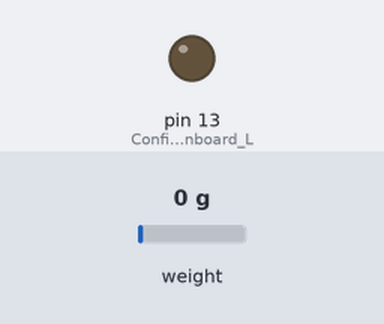
Recording of a sketch running on a simulated Arduino Nano, built with avr-gcc and run on an emulated ATmega328P. On the bench: output pins drawn as LEDs (lit = HIGH). The test bench sets the inputs (shaded band); at power-on: weight on the scale 0 g. Storage starts empty; what the sketch prints to the serial monitor is not drawn.

Above: at 7.6 s.
At 12.86 s:
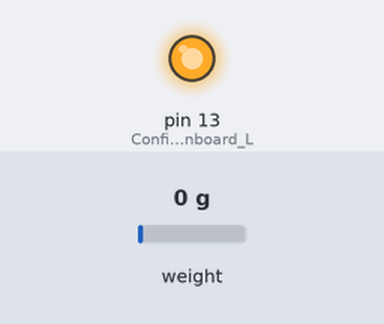
Timing chart, 0 to 29.8 s (numbered marks = the images above):
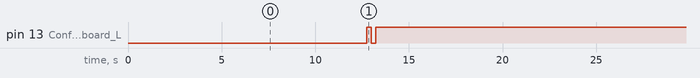

The sketch:

master_bascula_sd.ino
```cpp
//-------------------------------------------------------------------------------------
// HX711_ADC.h
// Arduino master library for HX711 24-Bit Analog-to-Digital Converter for Weigh Scales
// Olav Kallhovd sept2017
// Tested with      : HX711 asian module on channel A and YZC-133 3kg load cell
// Tested with MCU  : Arduino Nano
//-------------------------------------------------------------------------------------
// This is an example sketch on how to use this library for two ore more HX711 modules
// Settling time (number of samples) and data filtering can be adjusted in the config.h file

#include <HX711_ADC.h>
#include <SD.h>
//HX711 constructor (dout pin(verde), sck pin(naranja))
HX711_ADC basc1(A1, A0); //HX711 1


boolean debugger = true;
const int chipSelect = 7;
float a;
long t = 0;
String datos = "";
File archivo;
String cabecera = "basc1";
String file_name="basc1_100gr.TXT";


void setup() {
  pinMode(LED_BUILTIN, OUTPUT);// Configuring the onboard LED for status info (led on= sd card initialized // led flash= writing on SD
  digitalWrite(LED_BUILTIN, LOW);
  if (debugger) {
    Serial.begin(9600);
  }

  delay(10);

  if (debugger) {
    Serial.println();
    Serial.println("Starting...");
    Serial.print("Initializing SD card...");
    // see if the card is present and can be initialized:
    if (!SD.begin(chipSelect)) {
      Serial.println("Card failed, or not present");
     }
    Serial.println("card initialized.");
  }
  if (SD.begin(chipSelect)) {
    digitalWrite(6, HIGH);
  }
  else while(1);

  archivo = SD.open(file_name, FILE_WRITE);
  archivo.println(cabecera);
  archivo.close();

  if (debugger) {
    Serial.println("archivo creado");
  }

  float calValue_1 = 1; // calibration value load cell 1


  basc1.begin();


  long stabilisingtime = 2000; // tare preciscion can be improved by adding a few seconds of stabilising time

  basc1.start(stabilisingtime);


  byte basc1_rdy = 0;


  if (debugger) {
    if (basc1.getTareTimeoutFlag()) {
      Serial.println("Tare timeout, check MCU>HX711 no.1 wiring and pin designations");
    }
  }

  basc1.setCalFactor(calValue_1); // user set calibration value (float)

  if (debugger) {
    Serial.println("Startup + tare is complete");
  }
}

void loop() {
  //update() should be called at least as often as HX711 sample rate; >10Hz@10SPS, >80Hz@80SPS
  //longer delay in scetch will reduce effective sample rate (be carefull with use of delay() in the loop)


  //get smoothed value from data set + current calibration factor
for (int i=0;i<100;i++){
  basc1.update();

  delay(100);
    a += basc1.getData();

  }
  a/=100;

  datos = String(a);
  archivo = SD.open(file_name, FILE_WRITE);
  if (archivo) {
    archivo.println(datos);
    archivo.close();
    digitalWrite(LED_BUILTIN, LOW);   // turn the LED off
    delay(250);                       // wait for a 1/4 second
    digitalWrite(LED_BUILTIN, HIGH);    // turn the LED on
    delay(250);
    digitalWrite(LED_BUILTIN, LOW);   // turn the LED off
    delay(250);                       // wait for a 1/4 second
    digitalWrite(LED_BUILTIN, HIGH);    // turn the LED on
    delay(250);
  }
  a=0;

  delay(10000);
}
```

Measured:
- by itself, pin 13 (Configuring_the_onboard_L): repeats every 21.0 s: LOW 0.25 s, HIGH 20.3 s, LOW 0.25 s, HIGH 0.25 s
- by itself, everything shown: repeats every 21.0 s, in 4 steps
